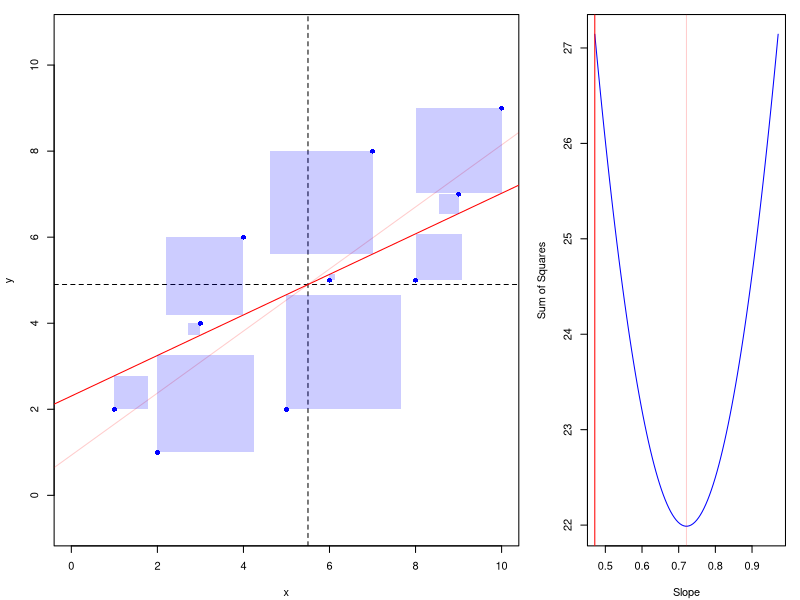
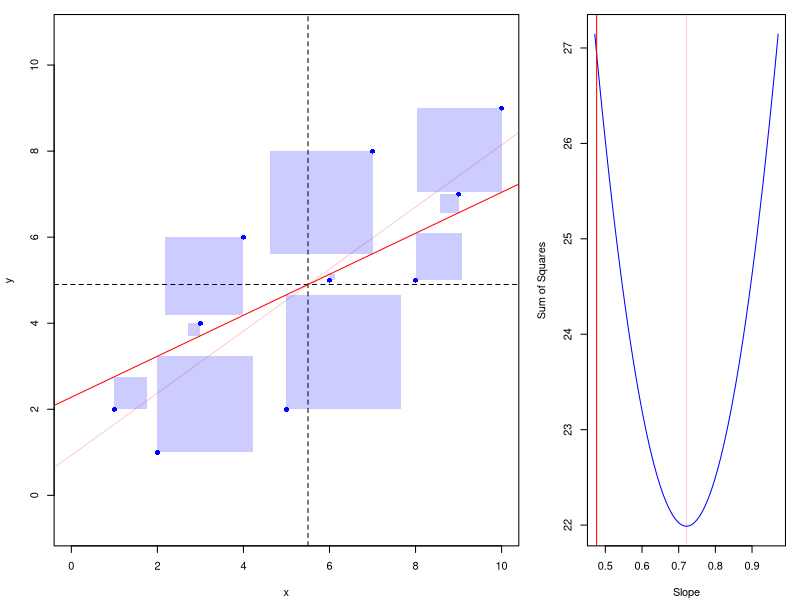
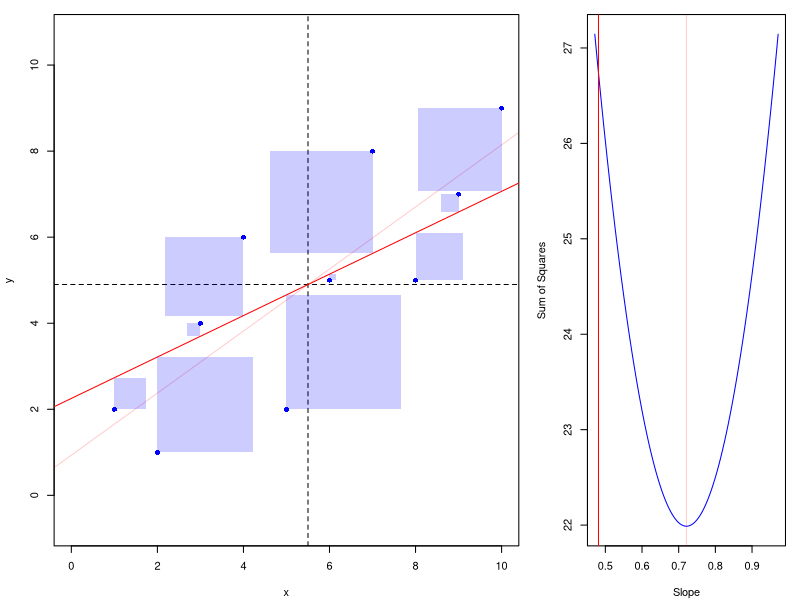
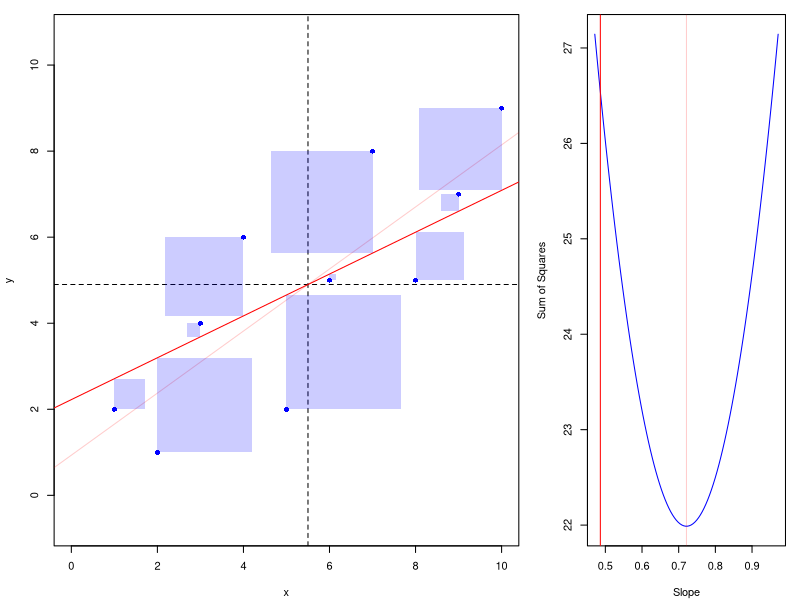
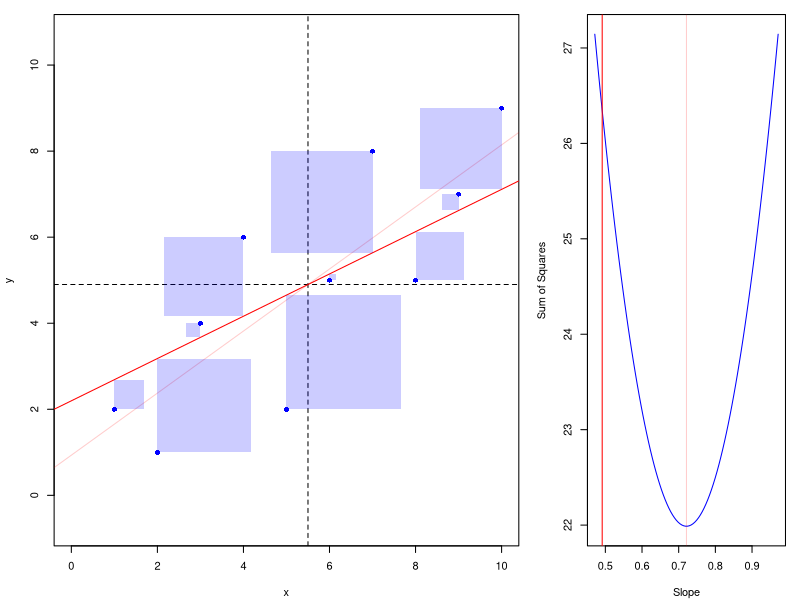
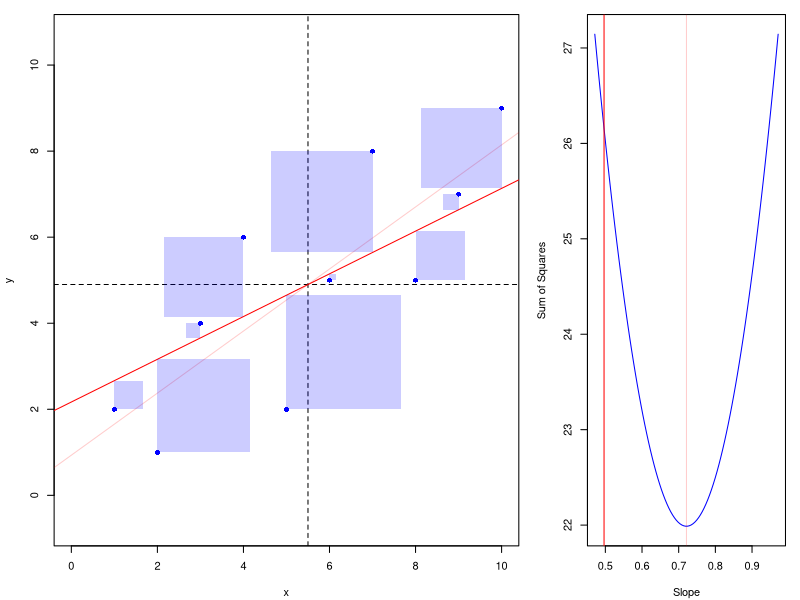
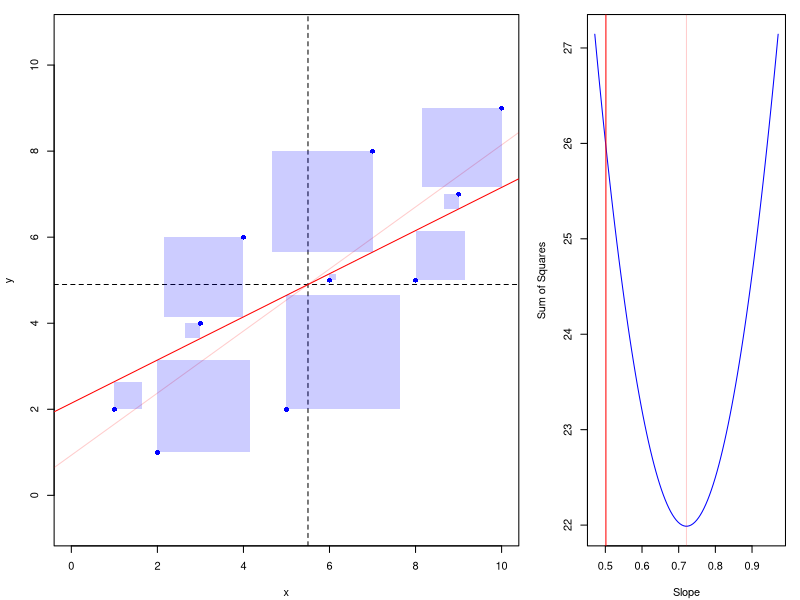
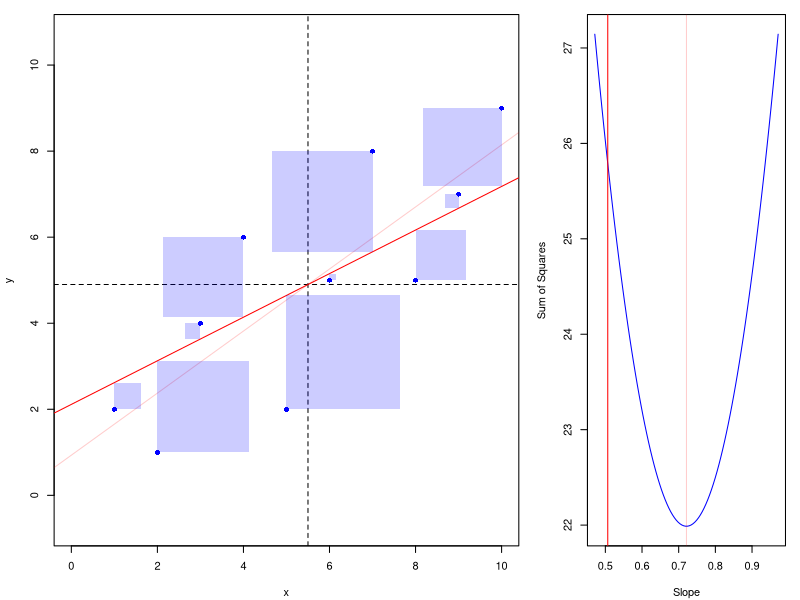

Recreate these plots in R, in order.
# Creating simple data set
x <- c(1, 2, 3, 4, 5, 6, 7, 8, 9, 10)
y <- c(2, 1, 4, 6, 2, 5, 8, 5, 7,  9)

# Fitting a line using OLS
line <- lm (y~x)

# Finding mean of x and y
xb <- mean(x)
yb <- mean(y)

# Define different slopes for which to calculate sum of squares
nstep <- 100 
delta <- 0.25
beta1 <- seq (from=line$coeff[2]-delta, to=line$coeff[2]+delta, length=nstep)

# Derive intercept corresponding to slopes as line must pass (xb,yb)
beta0 <- yb - beta1 * xb

################################
# Defining graphics for single slope as a function
# (1) Left pane illustrates line (defined by (xb,yb) and slope) and
# individual squared residuals
# (2) Right pane illustrates sum of squared residuals as function of slope
LinRegPlot <- function(i){
  
  def.par <- par(no.readonly = TRUE) # save default, for resetting...
  layout(matrix(c(1,1,2), 1, 3, byrow = TRUE))
  
  # (1) Squared Residuals shown as actual squares
  par (mar=c(4, 4, 1, 1) + 0.1 )
  
  # Data points, LS line, and center of mass
  plot (x,y, col="blue",pch=16,xlim=c(0,10),ylim=c(0,10),asp=1)
  abline (line, col=rgb(1,0,0,0.2))
  abline (h=yb, lty="dashed")
  abline (v=xb, lty="dashed")
  
  # Adding specific line and corresponding "squared residuals"
  abline (beta0[i],beta1[i],col=rgb(1,0,0))	
  yhat <- beta0[i] + beta1[i]*x
  
  for (j in 1:length(x)){
    d <- abs(y[j] - yhat[j])
    
    # y is above line
    if (y[j] > yhat[j]){
      xp <- c(x[j],x[j],x[j]-d,x[j]-d)
      yp <- c(y[j],y[j]-d,y[j]-d,y[j])
      polygon (xp,yp,border=NA,col=rgb(0,0,1,0.2))
    }
    
    # y is below line
    if (y[j] < yhat[j]){
      xp <- c(x[j],x[j],x[j]+d,x[j]+d)
      yp <- c(y[j],y[j]+d,y[j]+d,y[j])
      polygon (xp,yp,border=NA,col=rgb(0,0,1,0.2))
    }
    
    # if y is on line, by definition no error and hence no square...
  }
  
  # (2) Profile for sum of squares
  par (mar=c(4, 4, 1, 1) + 0.1 )
  
  # laver input af (beta0,beta1) til profil
  bbeta1 <- seq(from=min(beta1),to=max(beta1),length=nstep)
  bbeta0 <- yb - bbeta1 * xb
  
  # calulating sum of squares (sak in Danish)
  sak <- numeric(nstep)
  
  for (j in 1:nstep){
    yhat <- bbeta0[j] + bbeta1[j]*x
    sak[j] <- sum((yhat-y)^2)  
  }
  
  # plot ss-profile and both current and optimal slope
  plot (bbeta1, sak, type="l", col=rgb(0,0,1), xlab="Slope", ylab="Sum of Squares")
  
  abline (v=beta1[i],col=rgb(1,0,0))
  abline (v=line$coeff[2], col=rgb(1,0,0,0.2))
  
} # end-of-function


pdf ("LeastSquares.pdf", onefile=TRUE, version = "1.4", width=6,height=4)
for (i in 1:nstep){
  LinRegPlot(i)
}
for (i in (nstep-1):2){
  LinRegPlot(i)
}
dev.off()
